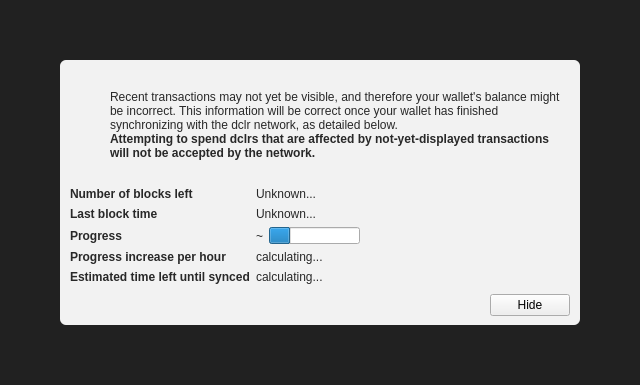
<?xml version="1.0" encoding="UTF-8"?>
<ui version="4.0">
 <class>ModalOverlay</class>
 <widget class="ModalOverlay" name="ModalOverlay">
  <property name="geometry">
   <rect>
    <x>0</x>
    <y>0</y>
    <width>640</width>
    <height>385</height>
   </rect>
  </property>
  <property name="windowTitle">
   <string>Form</string>
  </property>
  <layout class="QVBoxLayout" name="verticalLayout" stretch="0">
   <property name="sizeConstraint">
    <enum>QLayout::SetDefaultConstraint</enum>
   </property>
   <property name="leftMargin">
    <number>0</number>
   </property>
   <property name="topMargin">
    <number>0</number>
   </property>
   <property name="rightMargin">
    <number>0</number>
   </property>
   <property name="bottomMargin">
    <number>0</number>
   </property>
   <item>
    <widget class="QWidget" name="bgWidget" native="true">
     <property name="styleSheet">
      <string notr="true">#bgWidget { background: rgba(0,0,0,220); }</string>
     </property>
     <layout class="QVBoxLayout" name="verticalLayoutMain" stretch="1">
      <property name="leftMargin">
       <number>60</number>
      </property>
      <property name="topMargin">
       <number>60</number>
      </property>
      <property name="rightMargin">
       <number>60</number>
      </property>
      <property name="bottomMargin">
       <number>60</number>
      </property>
      <item>
       <widget class="QWidget" name="contentWidget" native="true">
        <property name="styleSheet">
         <string notr="true">#contentWidget { background: rgba(255,255,255,240); border-radius: 6px; }

QLabel { color: rgb(40,40,40);  }</string>
        </property>
        <layout class="QVBoxLayout" name="verticalLayoutSub" stretch="1,0,0,0">
         <property name="spacing">
          <number>0</number>
         </property>
         <property name="leftMargin">
          <number>10</number>
         </property>
         <property name="topMargin">
          <number>10</number>
         </property>
         <property name="rightMargin">
          <number>10</number>
         </property>
         <property name="bottomMargin">
          <number>10</number>
         </property>
         <item>
          <layout class="QHBoxLayout" name="horizontalLayoutIconText" stretch="0,1">
           <property name="topMargin">
            <number>20</number>
           </property>
           <item>
            <layout class="QVBoxLayout" name="verticalLayoutIcon">
             <property name="leftMargin">
              <number>0</number>
             </property>
             <item>
              <widget class="QPushButton" name="warningIcon">
               <property name="enabled">
                <bool>false</bool>
               </property>
               <property name="text">
                <string/>
               </property>
               <property name="icon">
                <iconset>
                 <normaloff>:/icons/warning</normaloff>
                 <disabledoff>:/icons/warning</disabledoff>:/icons/warning</iconset>
               </property>
               <property name="iconSize">
                <size>
                 <width>48</width>
                 <height>48</height>
                </size>
               </property>
               <property name="flat">
                <bool>true</bool>
               </property>
              </widget>
             </item>
             <item>
              <spacer name="verticalSpacerWarningIcon">
               <property name="orientation">
                <enum>Qt::Vertical</enum>
               </property>
               <property name="sizeHint" stdset="0">
                <size>
                 <width>20</width>
                 <height>40</height>
                </size>
               </property>
              </spacer>
             </item>
            </layout>
           </item>
           <item>
            <layout class="QVBoxLayout" name="verticalLayoutInfoText">
             <property name="leftMargin">
              <number>0</number>
             </property>
             <property name="topMargin">
              <number>0</number>
             </property>
             <item>
              <widget class="QLabel" name="infoText">
               <property name="text">
                <string>Recent transactions may not yet be visible, and therefore your wallet's balance might be incorrect. This information will be correct once your wallet has finished synchronizing with the dclr network, as detailed below.</string>
               </property>
               <property name="textFormat">
                <enum>Qt::RichText</enum>
               </property>
               <property name="wordWrap">
                <bool>true</bool>
               </property>
              </widget>
             </item>
             <item>
              <widget class="QLabel" name="infoTextStrong">
               <property name="font">
                <font>
                 <weight>75</weight>
                 <bold>true</bold>
                </font>
               </property>
               <property name="text">
                <string>Attempting to spend dclrs that are affected by not-yet-displayed transactions will not be accepted by the network.</string>
               </property>
               <property name="textFormat">
                <enum>Qt::RichText</enum>
               </property>
               <property name="wordWrap">
                <bool>true</bool>
               </property>
              </widget>
             </item>
             <item>
              <spacer name="verticalSpacerInTextSpace">
               <property name="orientation">
                <enum>Qt::Vertical</enum>
               </property>
               <property name="sizeHint" stdset="0">
                <size>
                 <width>20</width>
                 <height>40</height>
                </size>
               </property>
              </spacer>
             </item>
            </layout>
           </item>
          </layout>
         </item>
         <item>
          <spacer name="verticalSpacerAfterText">
           <property name="orientation">
            <enum>Qt::Vertical</enum>
           </property>
           <property name="sizeHint" stdset="0">
            <size>
             <width>20</width>
             <height>40</height>
            </size>
           </property>
          </spacer>
         </item>
         <item>
          <layout class="QFormLayout" name="formLayout">
           <property name="fieldGrowthPolicy">
            <enum>QFormLayout::FieldsStayAtSizeHint</enum>
           </property>
           <property name="horizontalSpacing">
            <number>6</number>
           </property>
           <property name="verticalSpacing">
            <number>6</number>
           </property>
           <property name="topMargin">
            <number>10</number>
           </property>
           <item row="0" column="0">
            <widget class="QLabel" name="labelNumberOfBlocksLeft">
             <property name="font">
              <font>
               <weight>75</weight>
               <bold>true</bold>
              </font>
             </property>
             <property name="text">
              <string>Number of blocks left</string>
             </property>
            </widget>
           </item>
           <item row="0" column="1">
            <widget class="QLabel" name="numberOfBlocksLeft">
             <property name="text">
              <string>Unknown...</string>
             </property>
            </widget>
           </item>
           <item row="1" column="0">
            <widget class="QLabel" name="labelLastBlockTime">
             <property name="font">
              <font>
               <weight>75</weight>
               <bold>true</bold>
              </font>
             </property>
             <property name="text">
              <string>Last block time</string>
             </property>
            </widget>
           </item>
           <item row="1" column="1">
            <widget class="QLabel" name="newestBlockDate">
             <property name="sizePolicy">
              <sizepolicy hsizetype="Maximum" vsizetype="Preferred">
               <horstretch>0</horstretch>
               <verstretch>0</verstretch>
              </sizepolicy>
             </property>
             <property name="text">
              <string>Unknown...</string>
             </property>
            </widget>
           </item>
           <item row="2" column="0">
            <widget class="QLabel" name="labelSyncDone">
             <property name="font">
              <font>
               <weight>75</weight>
               <bold>true</bold>
              </font>
             </property>
             <property name="text">
              <string>Progress</string>
             </property>
            </widget>
           </item>
           <item row="2" column="1">
            <layout class="QHBoxLayout" name="horizontalLayoutSync" stretch="0,1">
             <item>
              <widget class="QLabel" name="percentageProgress">
               <property name="text">
                <string notr="true">~</string>
               </property>
              </widget>
             </item>
             <item>
              <widget class="QProgressBar" name="progressBar">
               <property name="value">
                <number>24</number>
               </property>
               <property name="format">
                <string/>
               </property>
              </widget>
             </item>
            </layout>
           </item>
           <item row="4" column="0">
            <widget class="QLabel" name="labelProgressIncrease">
             <property name="font">
              <font>
               <weight>75</weight>
               <bold>true</bold>
              </font>
             </property>
             <property name="text">
              <string>Progress increase per hour</string>
             </property>
            </widget>
           </item>
           <item row="4" column="1">
            <widget class="QLabel" name="progressIncreasePerH">
             <property name="text">
              <string>calculating...</string>
             </property>
            </widget>
           </item>
           <item row="5" column="0">
            <widget class="QLabel" name="labelEstimatedTimeLeft">
             <property name="font">
              <font>
               <weight>75</weight>
               <bold>true</bold>
              </font>
             </property>
             <property name="text">
              <string>Estimated time left until synced</string>
             </property>
            </widget>
           </item>
           <item row="5" column="1">
            <widget class="QLabel" name="expectedTimeLeft">
             <property name="text">
              <string>calculating...</string>
             </property>
            </widget>
           </item>
          </layout>
         </item>
         <item>
          <layout class="QHBoxLayout" name="horizontalLayoutButtons">
           <property name="leftMargin">
            <number>10</number>
           </property>
           <property name="topMargin">
            <number>10</number>
           </property>
           <item>
            <spacer name="horizontalSpacer">
             <property name="orientation">
              <enum>Qt::Horizontal</enum>
             </property>
             <property name="sizeHint" stdset="0">
              <size>
               <width>40</width>
               <height>20</height>
              </size>
             </property>
            </spacer>
           </item>
           <item>
            <widget class="QPushButton" name="closeButton">
             <property name="text">
              <string>Hide</string>
             </property>
            </widget>
           </item>
          </layout>
         </item>
        </layout>
       </widget>
      </item>
     </layout>
    </widget>
   </item>
  </layout>
 </widget>
 <customwidgets>
  <customwidget>
   <class>ModalOverlay</class>
   <extends>QWidget</extends>
   <header>modaloverlay.h</header>
   <container>1</container>
  </customwidget>
 </customwidgets>
 <resources/>
 <connections/>
</ui>
